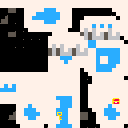

A level layout from a 2D game, rendered from its tile map. Below: a short description, then the map file with its tile-grid data intact:
An orthogonal 16x16 tile map with 8x8 px tiles, 6 tile layers (Background, Walls_Ground_&_Ceiling, Breakable_Walls, Spikes, ...), 5 tilesets.

<map version="1.9" tiledversion="1.9.2" orientation="orthogonal" renderorder="left-up" width="16" height="16" tilewidth="8" tileheight="8" infinite="0" nextlayerid="14" nextobjectid="13">
 <editorsettings>
  <export format="json" />
 </editorsettings>
 <tileset firstgid="1" source="../tilesets/CelesteClassic_SoftDecorations.tsx" />
 <tileset firstgid="10" source="../tilesets/CelesteClassic_Spikes.tsx" />
 <tileset firstgid="11" source="../tilesets/CelesteClassic_Walls.tsx" />
 <tileset firstgid="74" source="../tilesets/CelesteClassic_Background.tsx" />
 <tileset firstgid="86" source="../tilesets/CelesteClassic_Everything.tsx" />
 <layer id="9" name="Background" width="16" height="16">
  <data encoding="csv">
0,80,0,0,0,0,0,0,0,0,0,0,0,0,0,0,
80,84,0,0,0,80,80,78,0,0,0,0,77,80,80,0,
81,80,75,0,0,74,80,0,0,0,0,0,0,80,0,0,
77,80,80,80,0,80,78,0,0,0,0,0,0,80,75,0,
0,84,80,80,80,78,0,0,0,0,0,0,74,80,80,80,
77,80,80,78,0,0,0,0,0,0,80,80,80,81,80,78,
0,77,0,0,0,0,0,0,0,0,0,0,84,80,78,0,
0,0,0,0,0,0,80,80,0,74,0,0,80,80,0,0,
0,0,0,0,0,0,80,81,80,80,80,0,80,0,0,0,
0,0,0,0,0,0,80,80,80,77,80,80,80,75,0,0,
0,0,0,0,0,0,80,80,0,0,0,77,80,80,75,0,
0,0,0,0,0,0,80,78,0,0,0,0,81,80,0,0,
0,0,0,0,0,0,80,0,0,0,0,0,77,80,75,0,
77,80,80,75,0,74,80,0,0,74,0,0,0,0,0,0,
0,81,80,80,75,80,80,0,0,80,82,74,80,80,80,80,
0,77,80,80,84,80,0,0,74,80,80,80,80,80,80,80
</data>
 </layer>
 <layer id="6" name="Walls_Ground_&amp;_Ceiling" width="16" height="16">
  <data encoding="csv">
26,27,0,0,0,18,26,26,26,27,25,26,26,26,19,19,
0,0,0,0,0,38,0,0,0,0,0,0,0,0,25,21,
0,0,0,0,0,0,0,0,0,0,0,0,0,0,0,18,
0,0,0,14,15,16,0,0,0,0,0,0,0,0,0,18,
0,0,0,0,0,0,0,0,0,0,0,0,0,0,0,25,
0,0,0,0,0,0,0,0,0,0,11,13,0,0,0,0,
0,0,0,0,0,0,0,0,0,0,18,20,0,0,0,0,
0,0,0,0,0,0,14,16,0,0,18,20,0,0,0,0,
0,0,0,0,0,0,17,0,0,0,25,19,13,0,0,0,
0,0,0,0,0,0,24,0,0,0,0,25,27,0,0,0,
0,0,0,0,0,0,38,0,0,0,0,0,0,0,0,0,
0,0,0,0,0,0,17,0,0,0,0,0,0,0,0,0,
15,15,15,16,0,0,17,0,0,0,0,0,0,0,0,0,
0,0,17,0,0,0,17,0,0,0,0,14,15,15,15,15,
0,0,17,0,0,0,24,0,0,0,0,0,17,0,0,0,
0,0,17,0,0,0,31,0,0,0,0,0,17,0,0,0
</data>
 </layer>
 <layer id="7" name="Breakable_Walls" width="16" height="16">
  <data encoding="csv">
0,0,0,0,0,0,0,0,0,0,0,0,0,0,0,0,
0,0,0,0,0,0,0,0,0,0,0,0,0,0,0,0,
0,0,0,0,0,0,0,0,0,0,0,0,0,0,0,0,
0,0,0,0,0,0,0,0,0,0,0,0,0,0,0,0,
0,0,0,0,0,0,0,0,0,0,0,0,0,0,0,0,
0,0,0,0,0,0,0,0,0,0,0,0,0,0,0,0,
0,0,0,0,0,0,0,0,0,0,0,0,0,0,0,0,
0,0,0,0,0,0,0,0,0,0,0,0,0,0,0,0,
0,0,0,0,0,0,0,0,0,0,0,0,0,0,0,0,
0,0,0,0,0,0,0,0,0,0,0,0,0,0,0,0,
0,0,0,0,0,0,0,0,0,0,0,0,0,0,0,0,
0,0,0,0,0,0,0,0,0,0,0,0,0,0,0,0,
0,0,0,0,0,0,0,0,0,0,0,0,0,0,0,0,
0,0,0,0,0,0,0,0,0,0,0,0,0,0,0,0,
0,0,0,0,0,0,0,0,0,0,0,0,0,0,0,0,
0,0,0,0,0,0,0,0,0,0,0,0,0,0,0,0
</data>
 </layer>
 <layer id="8" name="Spikes" width="16" height="16">
  <data encoding="csv">
0,0,0,0,0,0,0,0,0,0,0,0,0,0,0,0,
0,0,0,0,0,0,0,0,0,0,0,0,0,0,0,0,
0,0,0,0,0,0,0,0,0,0,0,0,0,0,0,0,
0,0,0,0,0,0,0,0,0,0,0,0,0,0,0,0,
0,0,0,0,0,0,0,0,0,0,10,10,0,0,0,0,
0,0,0,0,0,0,0,0,0,0,0,0,0,0,0,0,
0,0,0,0,0,0,10,10,0,0,0,0,0,0,0,0,
0,0,0,0,0,0,0,0,0,0,0,0,0,0,0,0,
0,0,0,0,0,0,0,0,0,0,0,0,0,0,0,0,
0,0,0,0,0,0,0,0,0,0,0,0,0,0,0,0,
0,0,0,0,0,0,0,0,0,0,0,0,0,0,0,0,
0,0,0,0,0,0,0,0,0,0,0,0,0,0,0,0,
0,0,0,0,0,0,0,0,0,0,0,0,0,0,0,0,
0,0,0,0,0,0,0,0,0,0,0,0,0,0,0,0,
0,0,0,0,0,0,0,0,0,0,0,0,0,0,0,0,
0,0,0,0,0,0,0,0,0,0,0,0,0,0,0,0
</data>
 </layer>
 <layer id="13" name="Everything" width="16" height="16">
  <data encoding="csv">
0,0,0,0,0,0,0,0,0,0,0,0,0,0,0,0,
0,0,0,0,0,0,0,0,0,0,0,0,0,0,0,0,
0,0,0,0,0,0,0,0,0,0,0,0,0,0,0,0,
0,0,0,0,0,0,0,0,0,0,0,0,0,0,0,0,
0,0,0,0,0,0,0,0,0,0,0,0,0,0,0,0,
0,0,0,0,0,0,0,0,0,0,0,0,0,0,0,0,
0,0,0,0,0,0,0,0,0,0,0,0,0,0,0,0,
0,0,0,0,0,0,0,0,0,0,0,0,0,0,0,0,
0,0,0,0,0,0,0,0,0,0,0,0,0,0,0,0,
0,0,0,0,0,0,0,0,0,0,0,0,0,0,0,0,
0,0,0,0,0,0,0,0,0,0,0,0,0,0,0,0,
0,0,0,0,0,0,0,0,0,0,0,0,0,0,0,0,
0,0,0,0,0,0,0,0,0,0,0,0,0,0,97,0,
0,0,0,0,0,0,0,0,0,0,0,0,0,0,0,0,
0,0,0,0,0,0,0,94,0,0,0,0,0,0,0,0,
0,0,0,0,0,0,0,0,0,0,0,0,0,0,0,0
</data>
 </layer>
 <layer id="10" name="Decorations" width="16" height="16">
  <data encoding="csv">
0,0,0,0,0,0,0,0,0,0,0,0,0,0,0,0,
0,0,0,0,0,0,0,0,0,0,0,0,0,0,0,0,
0,0,0,1,0,0,0,0,0,0,0,0,0,0,0,0,
0,0,0,0,0,0,0,0,0,0,0,0,0,0,0,0,
0,0,0,0,0,0,0,0,0,0,0,0,0,0,0,0,
0,0,0,0,0,0,0,0,0,0,0,0,0,0,0,0,
0,0,0,0,0,0,0,0,0,0,0,0,0,0,0,0,
0,0,0,0,0,0,0,0,0,0,0,0,0,0,0,0,
0,0,0,0,0,0,0,0,0,0,0,0,0,0,0,0,
0,0,0,0,0,0,0,0,0,0,0,0,0,0,0,0,
0,0,0,0,0,0,0,0,0,0,0,0,0,0,0,0,
0,0,2,0,0,0,0,0,0,0,0,0,0,0,0,0,
0,0,0,0,0,0,0,0,0,0,0,3,0,0,0,0,
0,0,0,0,0,0,0,0,0,0,0,0,0,0,0,0,
0,0,0,0,0,0,0,0,0,0,0,0,0,0,0,0,
0,0,0,0,0,0,0,0,0,0,0,0,0,0,0,0
</data>
 </layer>
</map>